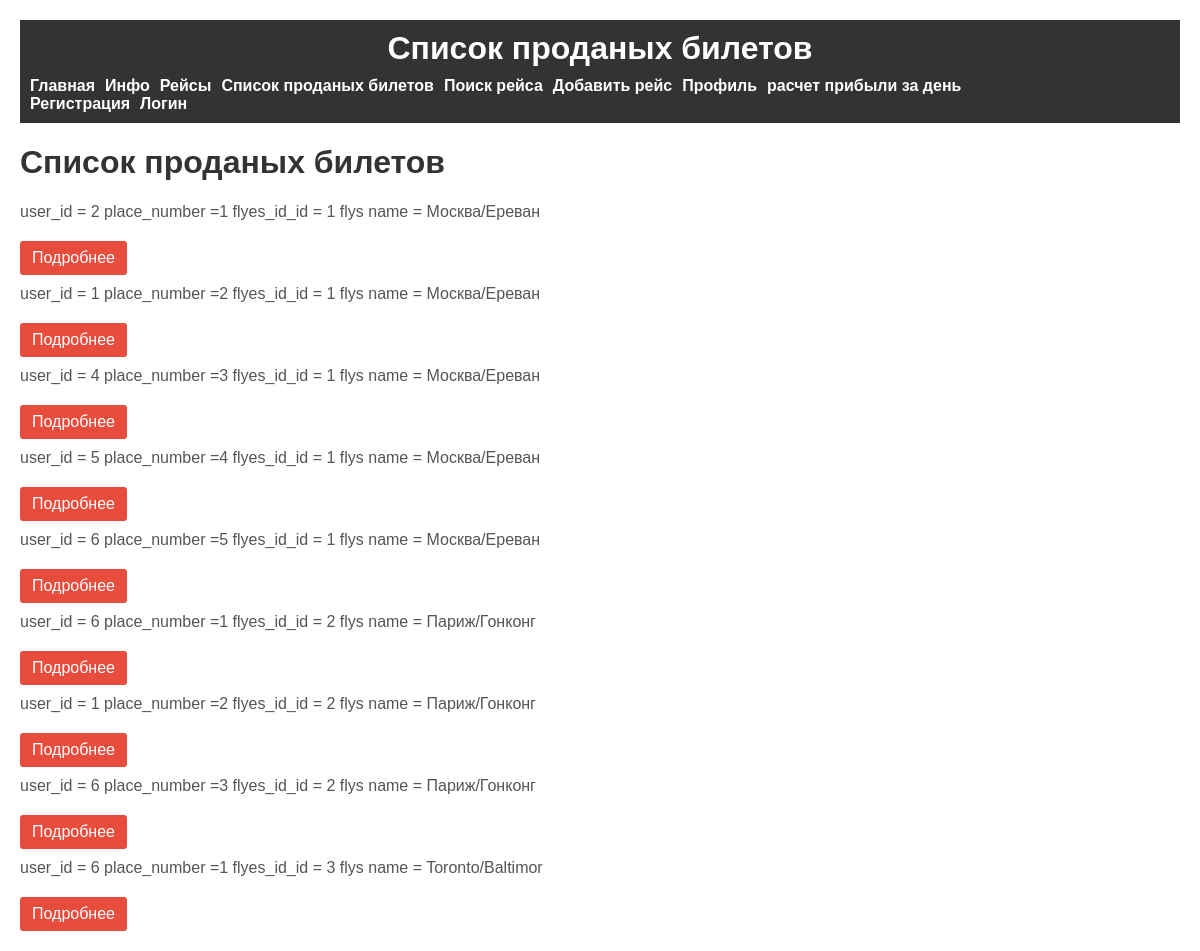
Screenshot of /sold_tickets/ with the database file from the repository.
### tickets/models.py (models this page shows, shortened)
class SoldTickets(models.Model):
    flyes_id = models.ForeignKey('Flyes', on_delete=models.PROTECT)
    user = models.ForeignKey(User, on_delete=models.PROTECT)
    place_number = models.IntegerField()
    sold_date = models.DateField(default=date.today())

class Flyes(models.Model):
    arrival = models.CharField(max_length=255)
    departure = models.CharField(max_length=255)
    departure_date = models.DateTimeField()
    arrival_date = models.DateTimeField()
    price = models.FloatField()
    quantity = models.IntegerField()
    def __str__(self):
        s = self.arrival + "/" + self.departure
        return s
    class Meta:
        verbose_name = "Таблица рейсов"
        verbose_name_plural = "Таблица рейсов"
        ordering = ['arrival']

### tickets/views.py (the view)
# urls.py: path('sold_tickets/', SoldTicketsView.as_view(),  name='soldTickets'),
class SoldTicketsView(ListView):
    model = SoldTickets
    template_name = "tickets/soldTickets.html"
    context_object_name = "tickets"
    def get_context_data(self, *, objectlist=None, **kwargs):
        context = super().get_context_data(**kwargs)
        context['title'] = "Список проданых билетов"
        return context

### tickets/templatetags/tickets_tags.py (called while the page is built)
@register.simple_tag()
def get_menu():
    menu = [{"title": "Главная", "url_name": "home"},
            {"title": "Инфо", "url_name": "info"},
            {"title": "Рейсы", "url_name": "allFlyes"},
            {"title": "Список проданых билетов", "url_name": "soldTickets"},
            {"title": "Поиск рейса", "url_name": "flyght_search"},
            {"title": "Добавить рейс", "url_name": "add_flyght"},
            {"title": "Профиль", "url_name": "profile"},
            {"title": "расчет прибыли за день", "url_name": "day_profit"}
            ]
    return menu

### tickets/templates/tickets/soldTickets.html
{% extends 'tickets/base.html' %}
{% block content %}
<div class="soldticketsblock">
    <h1>{{ title }}</h1>
{% for i in tickets %}
    <p> user_id = {{ i.user_id }} place_number ={{ i.place_number }} flyes_id_id = {{ i.flyes_id_id }} flys name = {{ i.flyes_id }}</p>
    <a href="{{ i.get_absolute_url }}">Подробнее</a>
{% endfor %}
</div>
{% endblock %}

### tickets/templates/tickets/base.html (shortened to what this page needs)
{% load static %}
{% load tickets_tags %}
<!DOCTYPE html>
<html lang="ru">
<head>
    <link rel="stylesheet" href="{% static 'tickets/css/styles.css' %}">
</head>
<body>
    {% get_menu as menu %}
    <div class="container">
        <div class="header">
            <h1>{{ title }}</h1>
            <nav class="main-menu">
                {% block mainmenu %}
                    <ul>
                        {% for m in menu %}
                            <li><a href="{% url m.url_name %}">{{ m.title }}</a></li>
                        {% endfor %}
                    </ul>
                    <ul>
                        {% if request.user.is_authenticated %}
                            <li>Здравствуйте {{ request.user.first_name }} | <a href="{% url 'logout' %}">Выйти</a></li>
                        {% else %}
                            <li><a href="{% url 'registration' %}">Регистрация</a></li>
                            <li><a href="{% url 'login' %}">Логин</a></li>
                        {% endif %}
                    </ul>
                {% endblock mainmenu %}
            </nav>
        </div>
        <div class="content">
            {% block content %}
            {% endblock content %}
        </div>
    </div>
</body>
</html>

### tickets/static/tickets/css/styles.css (style rules this page uses)
body { font-family: Arial, sans-serif; margin: 0; padding: 0; border: 10px; }
.container { max-width: 1200px; margin: 0 auto; padding: 20px; }
.header { background-color: #333; color: #fff; padding: 10px; text-align: center; }
.header h1 { margin: 0; }
.main-menu { text-align: center; margin-top: 10px; }
.main-menu ul { list-style: none; padding: 0; margin: 0; display: flex; }
.main-menu li { margin-right: 10px; }
.main-menu a { text-decoration: none; color: #ffffff; font-weight: bold; }
.content { margin-top: 20px; }
.soldticketsblock { margin-top: 20px; }
.soldticketsblock h1 { color: #333; }
.soldticketsblock p { margin: 10px 0; font-size: 16px; color: #555; }
.soldticketsblock a { display: inline-block; margin-top: 10px; padding: 8px 12px; background-color: #e74c3c; color: #fff; text-decoration: none; border-radius: 3px; }

### rows the page displays
SoldTickets: user_id "2", place_number "1", flyes_id_id "1", flyes_id "Москва/Ереван"
SoldTickets: user_id "1", place_number "2", flyes_id_id "1", flyes_id "Москва/Ереван"
SoldTickets: user_id "4", place_number "3", flyes_id_id "1", flyes_id "Москва/Ереван"
SoldTickets: user_id "5", place_number "4", flyes_id_id "1", flyes_id "Москва/Ереван"
SoldTickets: user_id "6", place_number "5", flyes_id_id "1", flyes_id "Москва/Ереван"
SoldTickets: user_id "6", place_number "1", flyes_id_id "2", flyes_id "Париж/Гонконг"
SoldTickets: user_id "1", place_number "2", flyes_id_id "2", flyes_id "Париж/Гонконг"
SoldTickets: user_id "6", place_number "3", flyes_id_id "2", flyes_id "Париж/Гонконг"
SoldTickets: user_id "6", place_number "1", flyes_id_id "3", flyes_id "Toronto/Baltimor"

### other values shown
{{ title }} "Список проданых билетов"
{{ m.title }} "Главная" "Инфо" "Рейсы" "Список проданых билетов" "Поиск рейса" "Добавить рейс" "Профиль" "расчет прибыли за день"
